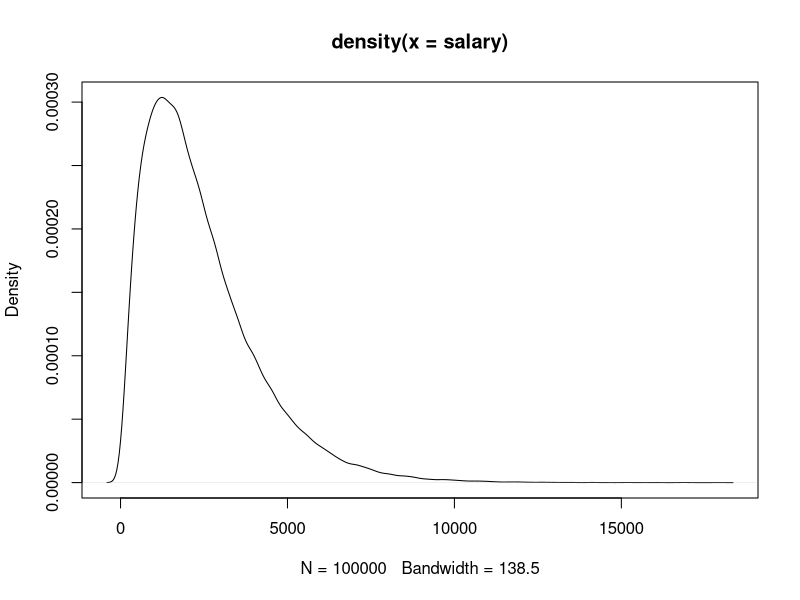

Source code (R): (Note: this script raises an error after producing the figure.)

library(data.table)


# Zadanie 1 -------------------------------------------------------------------------------------------------------

# Stwórz następujące wektory zawierające 10^5 elementów każdy:
# 
# - `toa` z rozkładu jednostajnego o wartościach pomiędzy 100 i 150000;
# - `principal` jako losowa część toa, wyznaczona z rozkładu jednostajnego z przedziału (0.6, 1);
# - `other` jako różnicę wektorów toa i principal;
# - `gender` o wartościach "K" i "M" w losowej kolejności;
# - `salary` o wartościach z rozkładu gamma o parametrach shape=2 i scale=2 przemnożonych przez 600;
# - `success_rate` - wartości z rozkładu normalnego o średniej 0 i odchyleniu standardowym 1/3, następnie zamień wartości <0 na 0.0;
# - `temporary` - wartości z rozkładu Bernoulliego o liczbie prób 1 i prawdopodobieństwie sukcesu 0.5;
# - `sequence` - wektor kolejnych liczb całkowitych od 101 do 100100;
# - `one_element`, `two_elements` - odpowiednio wektor jednoelementowy i dwuelementowy (wyjątek od założenia w zadaniu) o dowolnych wartościach.

n <- 10^5

toa <- runif(n = n, min = 100, max = 150000)
?runif # wyświetlenie pomocy dla funkcji runif
# Inne rozkłady:
?distribution

principal <- toa * runif(n, 0.6, 1.0)
other <- toa - principal

gender <- sample(c("K", "M"), n, replace=TRUE)

# Sprawdzenie klas wektorów:
class(toa) # numeric
class(gender) # character

salary <- rgamma(n, shape=2, scale=2) 
salary <- salary * 600
#wykres gęstości prawdopodobieństwa wektora salary
plot(density(salary))
# podstawowe statystyki opisowe wektora salary
summary(salary)

success_rate <- rnorm(n, mean = 0, sd=1/3)
success_rate[success_rate<0] <- 0.0

temporary <- rbinom(n, size=1, prob=0.5)

sequance <- 101:100100
one_element <- "a"
two_elements <- c(123, 4)



# Zadanie 2 -------------------------------------------------------------------------------------------------------


# Wykorzystując odpowiednie wektory z poprzedniego zadania stwórz tabelę (klasa data.table) o nazwie `cases`. 
# Kolumny nazwij: `TOA`, `Principal`, `Other`, `Gender`, `Salary`, `SuccessRate`, `Temporary`. 
# Wartości w kolumnach `TOA`, `Principal`, `Other`, `Salary` zaokrąglij do 2 miejsc po przecinku, 
#   a wartości w kolumnie `SuccessRate` do 4 miejsc po przecinku.
# Dodaj kolumnę `Id` przypisując do niej `.I`. Usuń kolumnę `Temporary`. Zmień kolejność kolumn w tabeli, 
#   tak aby kolumna `Id` znalazła się na pierwszym miejscu.
# Dodaj kolumnę `IfGood`, która przyjmie wartości 1, gdy `SuccessRate` >0 oraz 0 w przeciwnym wypadku

cases <- data.table(
  TOA=toa, 
  Principal=principal,
  Other=other, 
  Gender=gender, 
  Salary=salary, 
  SuccessRate=success_rate, 
  Temporary=temporary)

cases[,Id:=.I]
cases[,Temporary:=NULL]

setcolorder(cases, neworder = c("Id", "TOA", "Principal", "Other", "Gender", "Salary", "SuccessRate") )

cases[,`:=`(
  TOA=round(TOA, digits = 2), 
  Principal=round(Principal, 2), 
  Other=round(Other), 
  Salary=round(Salary, 2), 
  SuccessRate=round(SuccessRate, 4))]

cases[,IfGood:=ifelse(SuccessRate>0, 1L, 0L)]
# lub
cases[,IfGood:=as.integer(SuccessRate>0)]

summary(cases)


# Zadanie 3 -------------------------------------------------------------------------------------------------------

# Podziel tabelę z zadania 2 na portfele, których nazwy podane są w wektorze: 
# `portfolio_names <- c("PKO1", "PKO2", "mBank1", "Provident3", "Wonga6")`
# W tym celu wykorzystaj np. funkcje `sample()` i/lub `rep()` i/lub... 
#   Wygenerowane nazwy portfeli przypisz do kolumny `Portfolio`.
# Sprawdź wymiary tabeli `cases` (liczba wierszy, liczba kolumn).
# Sprawdź, jakiej klasy jest obiekt cases oraz kolumny z tej tabeli.

portfolio_names <- c("PKO1", "PKO2", "mBank1", "Provident3", "Wonga6")
portfolio_num <- length(portfolio_names)

# kilka wybranych możliwości:
portfolio_1 <- sample(portfolio_names, size = n, replace = TRUE)
table(portfolio_1)
portfolio_2 <- sample(portfolio_names, size = n, replace = TRUE, prob = c(0.3, 0.25, 0.2, 0.15, 0.1))
table(portfolio_2)
portfolio_3 <- rep(portfolio_names, each=n/portfolio_num)
table(portfolio_3)
portfolio_4 <- rep(portfolio_names, length.out=n)
table(portfolio_4)
portfolio_5 <- sample(portfolio_3)
table(portfolio_5)

# Wybieram z powyższych wektor portfolio_2 i dodaje jako kolumnę do tabeli
cases[,Portfolio:=portfolio_2]

cases[,.N]
# liczba wierszy:
nrow(cases)
# liczba kolumn
ncol(cases)
length(cases)
# liczba wierszy i kolumn
dim(cases)

class(cases)

# same klasy kolumn w tabeli cases
sapply(cases, class)
# informacje o strukturze tabeli cases, w tym typach danych w kolumnach
str(cases)


# Zadanie 4 -------------------------------------------------------------------------------------------------------

# Stwórz tabele `cases_subset` wybierając 10000 dowolnych wierszy z tabeli `cases`.
# Zmień `Id` w nowej tabeli na wartości całkowite większe niż 100k.
# Dołącz do tabeli `cases` wiersze wybrane w tabeli `cases_subset`. 
# Połączone tabele przypisz do tabeli o nazwie `all_cases`.
# Stwórz tabele `toa_components` poprzez wybranie kolumn `Id`, `Principal`, `Other` z tabeli `all_cases`.

# kilka możliwych sposobow wyboru części wierszy:
n <- 10^4
# pierwsze n wierszy:
cases_subset <- head(cases, n)
# lub równoważnie
cases_subset <- cases[1:n]
# lub równoważnie
cases_subset <- cases[Id<=n] # bo id od 1 do 100k co 1

# ostatnie wiersze
cases_subset <- tail(cases, n)
# losowanie
cases_subset <- cases[sample(1:.N, n)]


cases_subset[,Id:=Id+100000]

all_cases <- rbindlist(list(cases, cases_subset))

toa_components <- all_cases[,.(Id, Principal, Other)]
# równoważnie:
selected_columns <- c("Id", "Principal", "Other")
toa_components <- all_cases[,.SD, .SDcols=selected_columns]


# Zadanie 5 -------------------------------------------------------------------------------------------------------

# Połącz tabele `events` (kod poniżej) oraz `all_cases` przy użyciu kolumn `Id`. 
# Zwróć uwagę, że w tabeli `events` jedno id może wystąpić więcej niż raz.
# Tak wygenerowaną tabelę zapiszcie do pliku csv i RData.
# Informacje o JOINowaniu tabel klasy `data.table` możecie znaleźć w poniższym linku:
# https://rstudio-pubs-static.s3.amazonaws.com/52230_5ae0d25125b544caab32f75f0360e775.html

set.seed(123)
events <- data.table(
  Id=sample(all_cases[["Id"]], 50000, replace = TRUE), 
  Event=sample(c(1, NA_integer_), 50000, replace = TRUE, prob = c(0.95, 0.05)))

events_aggr <- events[,.(Event=sum(Event, na.rm=TRUE)), by=Id]

# Poniżej cztery równoważne sposoby JOINowania:

# i. wskazanie kolumn w argumencie 'on' po których mają zostać połączone 
all_cases <- events_aggr[all_cases, on=c("Id"="Id")]

# ii. Nałożenie klucza na tabele za pomocą funkcji setDT. Gdy użyjemy funkcję setDT na obiekt data.frame, 
## przkeształci ona ten obiekt na klasę data.table
setDT(all_cases, key="Id")
setDT(events_aggr, key="Id")
all_cases <- events_aggr[all_cases]

# iii. Nałożenie klucza na tabele za pomocą funkcji setkey
setkey(all_cases, Id)
setkey(events_aggr, Id)
all_cases <- events_aggr[all_cases]

# iv. Za pomocą funkcji merge
all_cases <- merge(x=all_cases, y=events, by.x="Id", by.y="Id", all.x=TRUE, all.y=FALSE)

write.table(x=all_cases, file="./data/cases_lab1.csv", row.names = FALSE, sep=";", dec=",")
# lub funkcja z data.table (możliwość użycia wielu rdzeni procesora) - zalecana przy dużych zbiorach danych
fwrite(x=all_cases, file="./data/cases_lab1.csv", row.names = FALSE, sep=";", dec=",", nThread=2L )
save(all_cases, file="./data/cases_lab1.RData")


